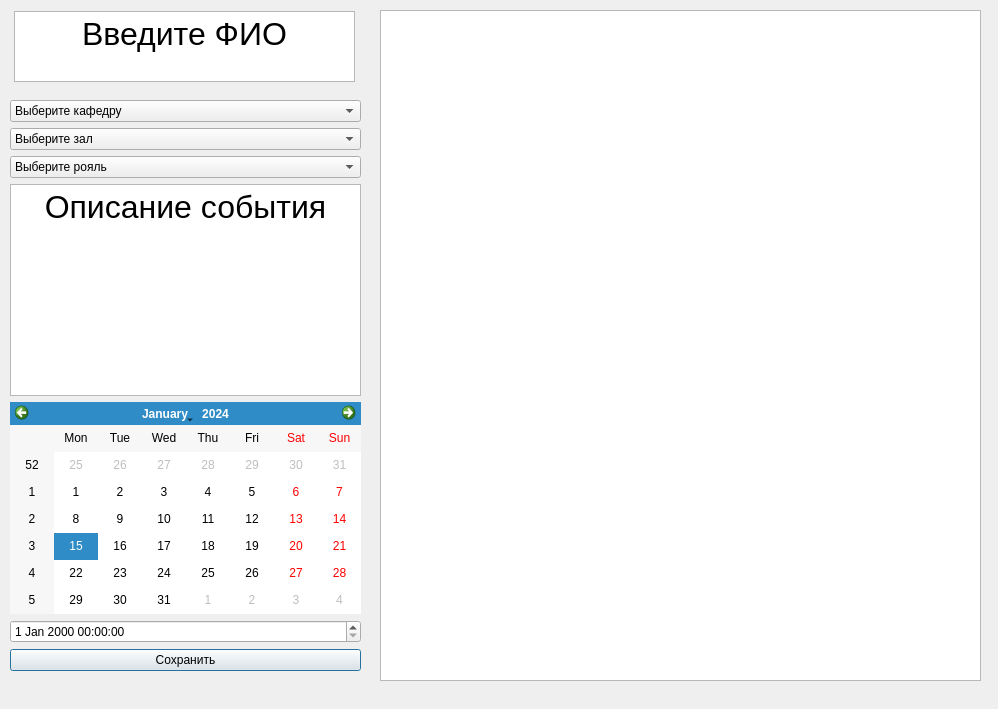
<?xml version="1.0" encoding="UTF-8"?>
<ui version="4.0">
 <class>ugk_planner</class>
 <widget class="QDialog" name="ugk_planner">
  <property name="geometry">
   <rect>
    <x>0</x>
    <y>0</y>
    <width>998</width>
    <height>709</height>
   </rect>
  </property>
  <property name="windowTitle">
   <string>UGK_planneer</string>
  </property>
  <property name="autoFillBackground">
   <bool>false</bool>
  </property>
  <property name="styleSheet">
   <string notr="true"/>
  </property>
  <widget class="QTableWidget" name="tableWidget">
   <property name="geometry">
    <rect>
     <x>380</x>
     <y>10</y>
     <width>601</width>
     <height>671</height>
    </rect>
   </property>
  </widget>
  <widget class="QTextEdit" name="textEdit">
   <property name="geometry">
    <rect>
     <x>14</x>
     <y>11</y>
     <width>341</width>
     <height>71</height>
    </rect>
   </property>
   <property name="html">
    <string>&lt;!DOCTYPE HTML PUBLIC &quot;-//W3C//DTD HTML 4.0//EN&quot; &quot;http://www.w3.org/TR/REC-html40/strict.dtd&quot;&gt;
&lt;html&gt;&lt;head&gt;&lt;meta name=&quot;qrichtext&quot; content=&quot;1&quot; /&gt;&lt;style type=&quot;text/css&quot;&gt;
p, li { white-space: pre-wrap; }
&lt;/style&gt;&lt;/head&gt;&lt;body style=&quot; font-family:'.AppleSystemUIFont'; font-size:13pt; font-weight:400; font-style:normal;&quot;&gt;
&lt;p align=&quot;center&quot; style=&quot; margin-top:0px; margin-bottom:0px; margin-left:0px; margin-right:0px; -qt-block-indent:0; text-indent:0px;&quot;&gt;&lt;span style=&quot; font-size:24pt;&quot;&gt;Введите ФИО&lt;/span&gt;&lt;/p&gt;&lt;/body&gt;&lt;/html&gt;</string>
   </property>
  </widget>
  <widget class="QWidget" name="">
   <property name="geometry">
    <rect>
     <x>10</x>
     <y>100</y>
     <width>351</width>
     <height>571</height>
    </rect>
   </property>
   <layout class="QVBoxLayout" name="verticalLayout">
    <item>
     <widget class="QComboBox" name="comboBox_2">
      <property name="editable">
       <bool>false</bool>
      </property>
      <property name="currentText">
       <string>Выберите кафедру</string>
      </property>
      <property name="maxVisibleItems">
       <number>20</number>
      </property>
      <item>
       <property name="text">
        <string>Выберите кафедру</string>
       </property>
      </item>
      <item>
       <property name="text">
        <string>Кафедра специальное фортепиано</string>
       </property>
      </item>
      <item>
       <property name="text">
        <string>Кафедра бщего фортепиано</string>
       </property>
      </item>
      <item>
       <property name="text">
        <string>Кафедра оркестровых струнных инструментов</string>
       </property>
      </item>
      <item>
       <property name="text">
        <string>Кафедра оркестровых духовых и ударных инструментов</string>
       </property>
      </item>
      <item>
       <property name="text">
        <string>Кафедра народных инструментов</string>
       </property>
      </item>
      <item>
       <property name="text">
        <string>Кафедра камерного ансамбля</string>
       </property>
      </item>
      <item>
       <property name="text">
        <string>Кафедра сольного пения</string>
       </property>
      </item>
      <item>
       <property name="text">
        <string>Кафедра музыкального театра</string>
       </property>
      </item>
      <item>
       <property name="text">
        <string>Кафедра хорового дирижирования</string>
       </property>
      </item>
      <item>
       <property name="text">
        <string>Кафедра композиции</string>
       </property>
      </item>
      <item>
       <property name="text">
        <string>Кафедра гуманитарных дисциплин</string>
       </property>
      </item>
      <item>
       <property name="text">
        <string>Кафедра звукорежиссуры</string>
       </property>
      </item>
      <item>
       <property name="text">
        <string>Кафедра истории музыки</string>
       </property>
      </item>
      <item>
       <property name="text">
        <string>Кафедра теории музыки</string>
       </property>
      </item>
      <item>
       <property name="text">
        <string>Кафедра теории музыки</string>
       </property>
      </item>
     </widget>
    </item>
    <item>
     <widget class="QComboBox" name="comboBox">
      <property name="editable">
       <bool>false</bool>
      </property>
      <property name="maxVisibleItems">
       <number>2</number>
      </property>
      <item>
       <property name="text">
        <string>Выберите зал</string>
       </property>
      </item>
      <item>
       <property name="text">
        <string>Большой зал</string>
       </property>
      </item>
      <item>
       <property name="text">
        <string>Малый зал</string>
       </property>
      </item>
     </widget>
    </item>
    <item>
     <widget class="QComboBox" name="comboBox_3">
      <property name="editable">
       <bool>false</bool>
      </property>
      <property name="maxVisibleItems">
       <number>2</number>
      </property>
      <item>
       <property name="text">
        <string>Выберите рояль</string>
       </property>
      </item>
      <item>
       <property name="text">
        <string>Steinway&amp;Son`s 1</string>
       </property>
      </item>
      <item>
       <property name="text">
        <string>Steinway&amp;Son`s 2</string>
       </property>
      </item>
      <item>
       <property name="text">
        <string>Petrof 1</string>
       </property>
      </item>
      <item>
       <property name="text">
        <string>Petrof 2</string>
       </property>
      </item>
      <item>
       <property name="text">
        <string>C.Bechstein 1</string>
       </property>
      </item>
      <item>
       <property name="text">
        <string>C.Bechstein 2</string>
       </property>
      </item>
     </widget>
    </item>
    <item>
     <widget class="QTextEdit" name="textEdit_2">
      <property name="html">
       <string>&lt;!DOCTYPE HTML PUBLIC &quot;-//W3C//DTD HTML 4.0//EN&quot; &quot;http://www.w3.org/TR/REC-html40/strict.dtd&quot;&gt;
&lt;html&gt;&lt;head&gt;&lt;meta name=&quot;qrichtext&quot; content=&quot;1&quot; /&gt;&lt;style type=&quot;text/css&quot;&gt;
p, li { white-space: pre-wrap; }
&lt;/style&gt;&lt;/head&gt;&lt;body style=&quot; font-family:'.AppleSystemUIFont'; font-size:13pt; font-weight:400; font-style:normal;&quot;&gt;
&lt;p align=&quot;center&quot; style=&quot; margin-top:0px; margin-bottom:0px; margin-left:0px; margin-right:0px; -qt-block-indent:0; text-indent:0px;&quot;&gt;&lt;span style=&quot; font-size:24pt;&quot;&gt;Описание события&lt;/span&gt;&lt;/p&gt;&lt;/body&gt;&lt;/html&gt;</string>
      </property>
     </widget>
    </item>
    <item>
     <widget class="QCalendarWidget" name="calendarWidget"/>
    </item>
    <item>
     <widget class="QDateTimeEdit" name="dateTimeEdit">
      <property name="buttonSymbols">
       <enum>QAbstractSpinBox::UpDownArrows</enum>
      </property>
     </widget>
    </item>
    <item>
     <widget class="QPushButton" name="pushButton">
      <property name="whatsThis">
       <string>&lt;html&gt;&lt;head/&gt;&lt;body&gt;&lt;p&gt;&lt;br/&gt;&lt;/p&gt;&lt;/body&gt;&lt;/html&gt;</string>
      </property>
      <property name="styleSheet">
       <string notr="true"/>
      </property>
      <property name="text">
       <string>Сохранить</string>
      </property>
     </widget>
    </item>
   </layout>
  </widget>
 </widget>
 <resources/>
 <connections/>
</ui>
